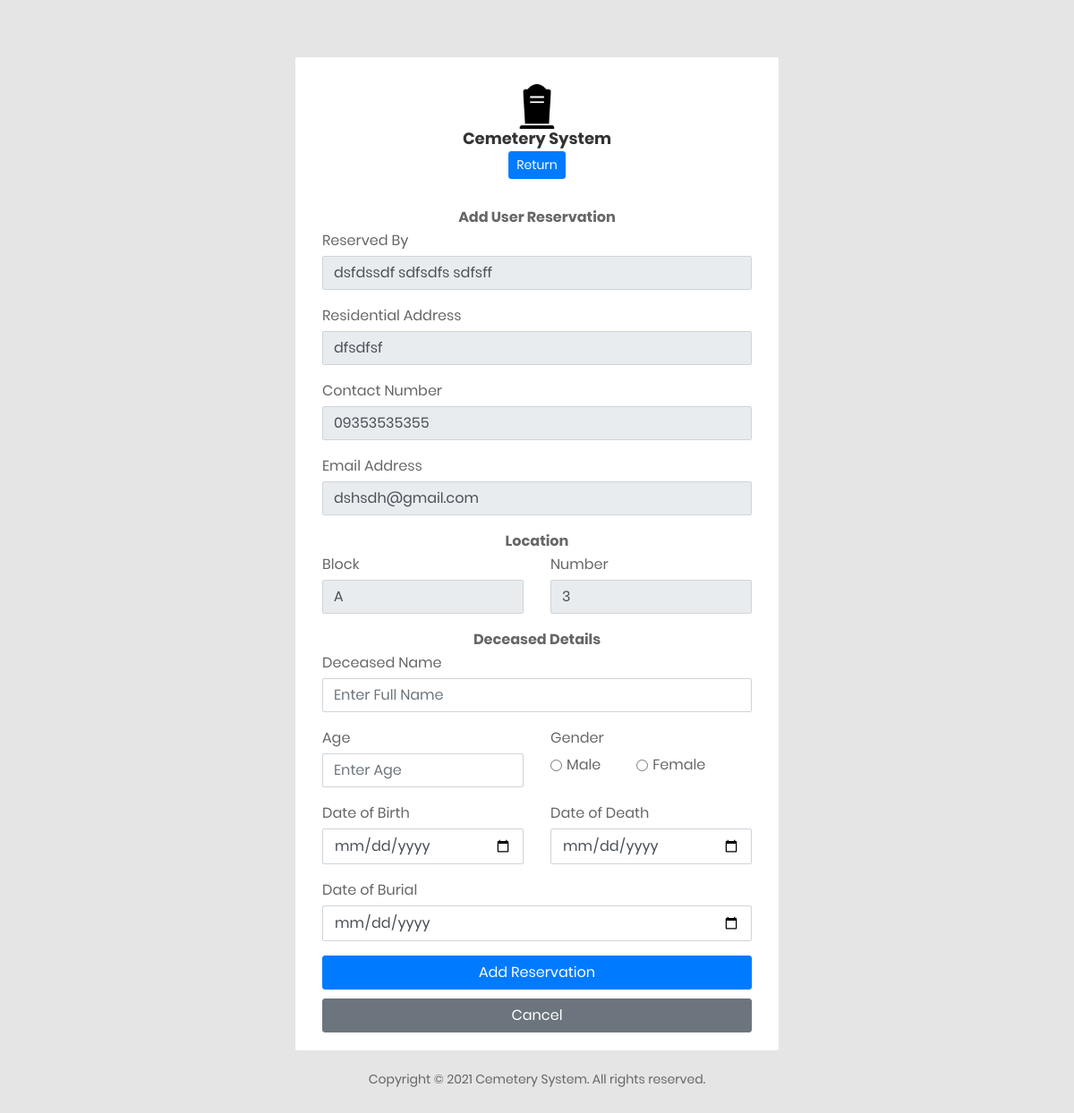
The app's page /admin/reservationForm.php?loc_id=4&&user_id=1 (signed in) with its own data.
### tables this page shows
CREATE TABLE `users` (
  `user_id` int(11) NOT NULL,
  `fname` text NOT NULL,
  `mname` text NOT NULL,
  `lname` text NOT NULL,
  `age` text NOT NULL,
  `birthday` text NOT NULL,
  `gender` text NOT NULL,
  `residential_address` text NOT NULL,
  `email_address` text NOT NULL,
  `contact_number` text NOT NULL,
  `username` text NOT NULL,
  `password` text NOT NULL,
  `date_registered` datetime NOT NULL,
  `photo` text NOT NULL,
  `status` text NOT NULL,
  `user_type` text NOT NULL
);

CREATE TABLE `location` (
  `loc_id` int(11) NOT NULL,
  `block` text NOT NULL,
  `number` text NOT NULL,
  `price` float(10,2) NOT NULL,
  `status` text NOT NULL
);

### admin/reservationForm.php (the view, shortened to what this page needs)
<?php
  include('../functions/functions.php');
$user_id = $_GET['user_id'];
$loc_id = $_GET['loc_id'];
?>
<!DOCTYPE html>
<html lang="en">
<head>
    <link href="css/font-face.css" rel="stylesheet" media="all">
    <link href="vendor/font-awesome-4.7/css/font-awesome.min.css" rel="stylesheet" media="all">
    <link href="vendor/font-awesome-5/css/fontawesome-all.min.css" rel="stylesheet" media="all">
    <link href="vendor/mdi-font/css/material-design-iconic-font.min.css" rel="stylesheet" media="all">
    <link href="vendor/bootstrap-4.1/bootstrap.min.css" rel="stylesheet" media="all">
    <link href="vendor/animsition/animsition.min.css" rel="stylesheet" media="all">
    <link href="vendor/bootstrap-progressbar/bootstrap-progressbar-3.3.4.min.css" rel="stylesheet" media="all">
    <link href="vendor/wow/animate.css" rel="stylesheet" media="all">
    <link href="vendor/css-hamburgers/hamburgers.min.css" rel="stylesheet" media="all">
    <link href="vendor/slick/slick.css" rel="stylesheet" media="all">
    <link href="vendor/select2/select2.min.css" rel="stylesheet" media="all">
    <link href="vendor/perfect-scrollbar/perfect-scrollbar.css" rel="stylesheet" media="all">
    <link href="vendor/vector-map/jqvmap.min.css" rel="stylesheet" media="all">
    <link href="css/theme.css" rel="stylesheet" media="all">
    <link href="css/badge.css" rel="stylesheet" media="all">
</head>
<body class="animsition">
  <div class="page-wrapper">
              <div class="login-wrap">
                  <div class="login-content">
                      <div class="login-logo">
                        <a href="" style="pointer-events: none">
                          <img class="image" src="../assets/images/logo.png" width="50px">
                          <h4>Cemetery System</h4>
                        </a>
                        <br>
                         <a href="viewUser.php" class="btn btn-sm btn-primary">Return</a>
                      </div>
                    <div class="login-form">
    <?php
        $query=mysqli_query($db,"SELECT * FROM users WHERE user_id='".$user_id."'")or die(mysqli_error());
          while($row=mysqli_fetch_array($query)){
    ?>
    <form id="reservationForm" action="reservationForm.php" method="post">
            <center>
              <span><b>Add User Reservation</b></span>
            </center>
            <div class="form-group">
              <label for="userID" class="control-label mb-1">Reserved By</label>
              <input id="userID" name="reserved_by" type="text" class="form-control" value="<?php echo $row['fname'];?> <?php echo $row['mname'];?> <?php echo $row['lname'];?>" readonly>
            </div>
            <div class="form-group">
                <label for="residentialAddress" class="control-label mb-1">Residential Address</label>
                <input id="residentialAddress" name="residential_address" type="text" class="form-control" value="<?php echo $row['residential_address'];?>" readonly>
            </div>
            <div class="form-group">
                <label for="contactNumber" class="control-label mb-1">Contact Number</label>
                 <input name="contact_number" id="contactNumber" type="text" class="form-control" value="<?php echo $row['contact_number'];?>" readonly="readonly">
            </div>
             <div class="form-group">
                <label for="inputNumber" class="control-label mb-1">Email Address</label>
                <input name="email_address" id="inputNumber" type="text" class="form-control" value="<?php echo $row['email_address'];?>" readonly="readonly">
            </div>
         <?php }?>
            <center>
              <span><b>Location</b></span>
            </center>
            <?php
                $query=mysqli_query($db,"SELECT * FROM location WHERE loc_id='".$loc_id."'")or die(mysqli_error());
                  while($row=mysqli_fetch_array($query)){
            ?>
            <div class="row">
              <div class="col-6">
                <div class="form-group">
                 <label for="inputBlock" class="control-label mb-1">Block</label>
                 <input name="block" id="inputBlock" type="text" class="form-control" value="<?php echo $row['block'];?>" readonly="readonly">
                </div>
              </div>
              <div class="col-6">
                <div class="form-group">
                 <label for="inputNumber" class="control-label mb-1">Number</label>
                 <input name="number" id="inputNumber" type="text" class="form-control" value="<?php echo $row['number'];?>" readonly="readonly">
                </div>
              </div>
             </div>
          <?php }?>
            <center>
              <span><b>Deceased Details</b></span>
            </center>
            <div class="form-group validate">
                <label for="inputName" class="control-label mb-1">Deceased Name</label>
                <input id="inputName" name="fullname" type="text" class="form-control" placeholder="Enter Full Name">
            </div>
            <div class="row">
              <div class="col-6">
                <div class="form-group validate">
                 <label for="inputAge" class="control-label mb-1">Age</label>
                 <input name="age" id="inputAge" type="text" class="form-control" placeholder="Enter Age">
                </div>
              </div>
              <div class="col-6">
                <div class="form-group validate">
                  <label for="inputGender" class="control-label mb-1">Gender</label>
                <div class="form-check-inline form-check">
                    <input type="radio" id="inline-radio2" name="gender" value="Male" class="form-check-input">
                    <label for="inline-radio2" class="form-check-label ">Male</label>
                    <input type="radio" id="inline-radio2" name="gender" value="Female" class="form-check-input" style="margin-left: 40px;">
                    <label for="inline-radio2" class="form-check-label ">Female</label>
                 </div>
                </div>
              </div>
             </div>
            <div class="row">
              <div class="col-6">
              <div class="form-group validate">
                <label for="inputBirth" class="control-label mb-1">Date of Birth</label>
                <input id="inputBirth" name="date_of_birth" type="date" class="form-control">
              </div>
              </div>
              <div class="col-6">
              <div class="form-group validate">
                <label for="inputDeath" class="control-label mb-1">Date of Death</label>
                <input id="inputDeath" name="date_of_death" type="date" class="form-control">
              </div>
              </div>
             </div>
             <div class="form-group validate">
                <label for="inputBurial" class="control-label mb-1">Date of Burial</label>
                <input id="inputBurial" name="date_of_burial" type="date" class="form-control">
            </div>
              <div>
                <button  class="btn btn-primary btn-block" type="submit" name="addUserReservation">Add Reservation</button>
              </div>
              <div style="margin-top: 10px;">
                <a class="btn btn-block btn-secondary" href="viewUser.php">Cancel</a>
              </div>
                </form>
                  </div>
              </div>
            <footer class="sticky-footer" style="height: 20px;">
              <div class="container my-auto">
                <div class="copyright text-center my-auto">
                  <p>Copyright © 2021 Cemetery System. All rights reserved.</p>
                </div>
              </div>
            </footer>
        </div>
</body>
</html>

### records on screen
users: reserved_by "dsfdssdf sdfsdfs sdfsff", residential_address "dfsdfsf", contact_number "09353535355", email_address "dshsdh@gmail.com"
location: block "A", number "3"
